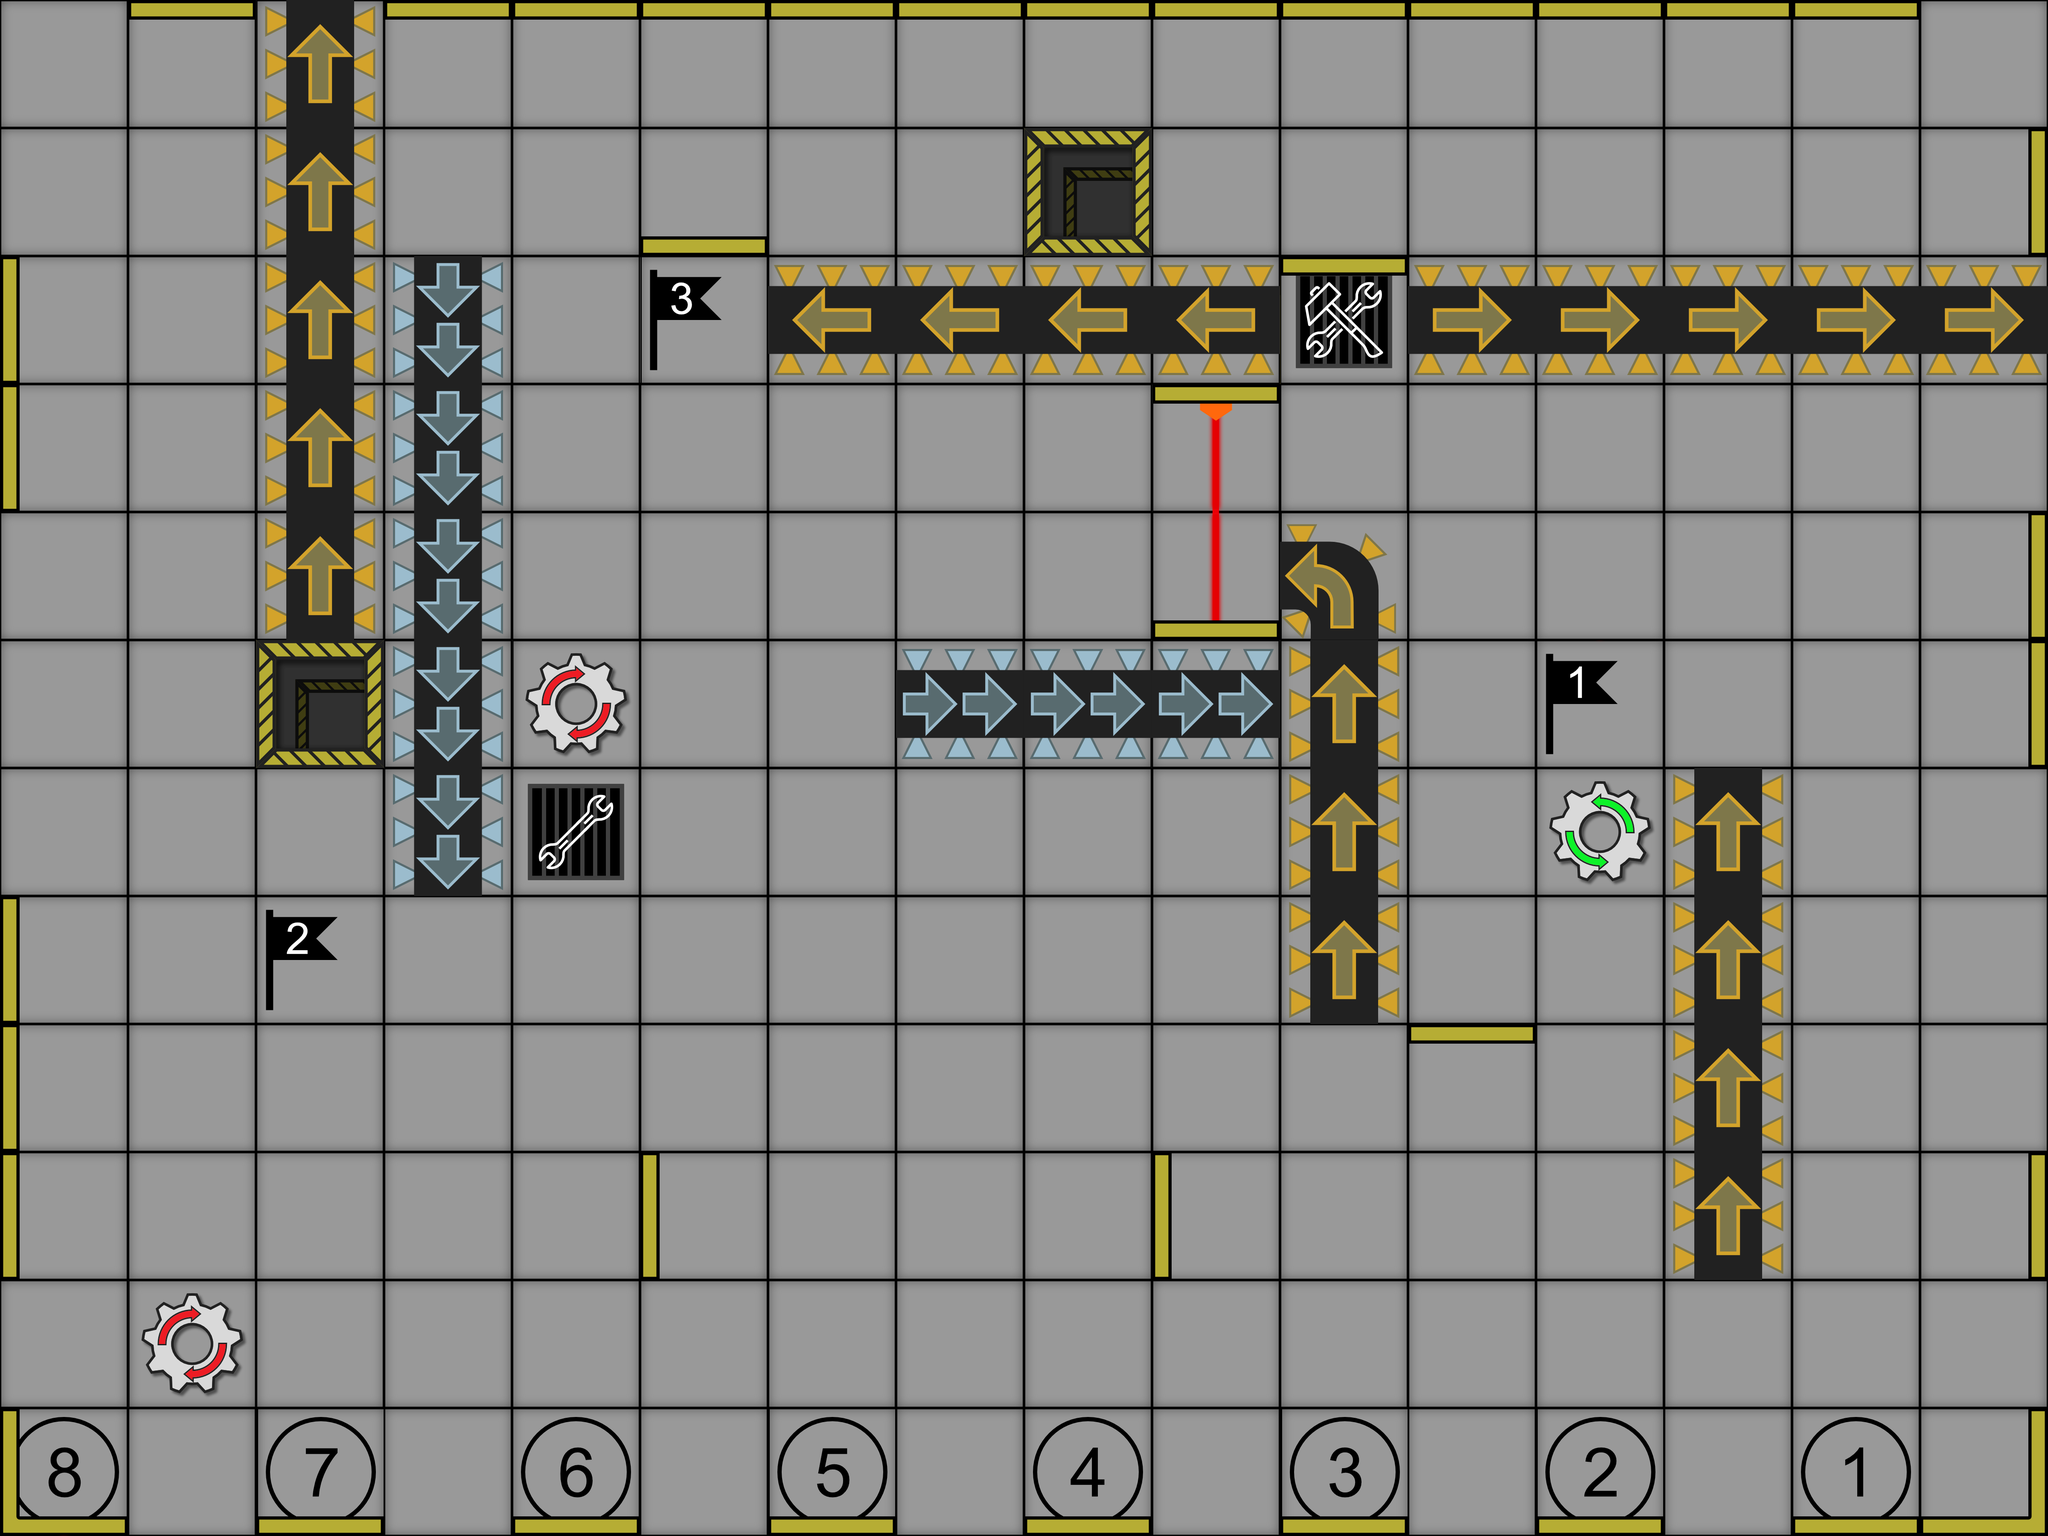

Rendered tile map (Tiled .tmx) drawn with the repository's tilesets; below, a short description and the full map source, tile grids included:
An orthogonal 16x12 tile map with 300x300 px tiles, 13 tile layers (Floor, StartPositions, FastConveyorBelt, SlowConveyorBelt, ...).

<map version="1.2" tiledversion="1.3.2" orientation="orthogonal" renderorder="right-down" compressionlevel="-1" width="16" height="12" tilewidth="300" tileheight="300" infinite="0" nextlayerid="14" nextobjectid="1">
 <tileset firstgid="1" source="tiles.tsx" />
 <layer id="1" name="Floor" width="16" height="12">
  <data encoding="csv">
5,5,5,5,5,5,5,5,5,5,5,5,5,5,5,5,
5,5,5,5,5,5,5,5,5,5,5,5,5,5,5,5,
5,5,5,5,5,5,5,5,5,5,5,5,5,5,5,5,
5,5,5,5,5,5,5,5,5,5,5,5,5,5,5,5,
5,5,5,5,5,5,5,5,5,5,5,5,5,5,5,5,
5,5,5,5,5,5,5,5,5,5,5,5,5,5,5,5,
5,5,5,5,5,5,5,5,5,5,5,5,5,5,5,5,
5,5,5,5,5,5,5,5,5,5,5,5,5,5,5,5,
5,5,5,5,5,5,5,5,5,5,5,5,5,5,5,5,
5,5,5,5,5,5,5,5,5,5,5,5,5,5,5,5,
5,5,5,5,5,5,5,5,5,5,5,5,5,5,5,5,
5,5,5,5,5,5,5,5,5,5,5,5,5,5,5,5
</data>
 </layer>
 <layer id="2" name="StartPositions" width="16" height="12">
  <data encoding="csv">
0,0,0,0,0,0,0,0,0,0,0,0,0,0,0,0,
0,0,0,0,0,0,0,0,0,0,0,0,0,0,0,0,
0,0,0,0,0,0,0,0,0,0,0,0,0,0,0,0,
0,0,0,0,0,0,0,0,0,0,0,0,0,0,0,0,
0,0,0,0,0,0,0,0,0,0,0,0,0,0,0,0,
0,0,0,0,0,0,0,0,0,0,0,0,0,0,0,0,
0,0,0,0,0,0,0,0,0,0,0,0,0,0,0,0,
0,0,0,0,0,0,0,0,0,0,0,0,0,0,0,0,
0,0,0,0,0,0,0,0,0,0,0,0,0,0,0,0,
0,0,0,0,0,0,0,0,0,0,0,0,0,0,0,0,
0,0,0,0,0,0,0,0,0,0,0,0,0,0,0,0,
132,0,131,0,130,0,129,0,124,0,123,0,122,0,121,0
</data>
 </layer>
 <layer id="3" name="FastConveyorBelt" width="16" height="12">
  <data encoding="csv">
0,0,0,0,0,0,0,0,0,0,0,0,0,0,0,0,
0,0,0,0,0,0,0,0,0,0,0,0,0,0,0,0,
0,0,0,21,0,0,0,0,0,0,0,0,0,0,0,0,
0,0,0,21,0,0,0,0,0,0,0,0,0,0,0,0,
0,0,0,21,0,0,0,0,0,0,0,0,0,0,0,0,
0,0,0,21,0,0,0,14,14,14,0,0,0,0,0,0,
0,0,0,21,0,0,0,0,0,0,0,0,0,0,0,0,
0,0,0,0,0,0,0,0,0,0,0,0,0,0,0,0,
0,0,0,0,0,0,0,0,0,0,0,0,0,0,0,0,
0,0,0,0,0,0,0,0,0,0,0,0,0,0,0,0,
0,0,0,0,0,0,0,0,0,0,0,0,0,0,0,0,
0,0,0,0,0,0,0,0,0,0,0,0,0,0,0,0
</data>
 </layer>
 <layer id="4" name="SlowConveyorBelt" width="16" height="12">
  <data encoding="csv">
0,0,49,0,0,0,0,0,0,0,0,0,0,0,0,0,
0,0,49,0,0,0,0,0,0,0,0,0,0,0,0,0,
0,0,49,0,0,0,51,51,51,51,0,52,52,52,52,52,
0,0,49,0,0,0,0,0,0,0,0,0,0,0,0,0,
0,0,49,0,0,0,0,0,0,0,34,0,0,0,0,0,
0,0,0,0,0,0,0,0,0,0,49,0,0,0,0,0,
0,0,0,0,0,0,0,0,0,0,49,0,0,49,0,0,
0,0,0,0,0,0,0,0,0,0,49,0,0,49,0,0,
0,0,0,0,0,0,0,0,0,0,0,0,0,49,0,0,
0,0,0,0,0,0,0,0,0,0,0,0,0,49,0,0,
0,0,0,0,0,0,0,0,0,0,0,0,0,0,0,0,
0,0,0,0,0,0,0,0,0,0,0,0,0,0,0,0
</data>
 </layer>
 <layer id="5" name="Hole" width="16" height="12">
  <data encoding="csv">
0,0,0,0,0,0,0,0,0,0,0,0,0,0,0,0,
0,0,0,0,0,0,0,0,6,0,0,0,0,0,0,0,
0,0,0,0,0,0,0,0,0,0,0,0,0,0,0,0,
0,0,0,0,0,0,0,0,0,0,0,0,0,0,0,0,
0,0,0,0,0,0,0,0,0,0,0,0,0,0,0,0,
0,0,6,0,0,0,0,0,0,0,0,0,0,0,0,0,
0,0,0,0,0,0,0,0,0,0,0,0,0,0,0,0,
0,0,0,0,0,0,0,0,0,0,0,0,0,0,0,0,
0,0,0,0,0,0,0,0,0,0,0,0,0,0,0,0,
0,0,0,0,0,0,0,0,0,0,0,0,0,0,0,0,
0,0,0,0,0,0,0,0,0,0,0,0,0,0,0,0,
0,0,0,0,0,0,0,0,0,0,0,0,0,0,0,0
</data>
 </layer>
 <layer id="6" name="Flag" width="16" height="12">
  <data encoding="csv">
0,0,0,0,0,0,0,0,0,0,0,0,0,0,0,0,
0,0,0,0,0,0,0,0,0,0,0,0,0,0,0,0,
0,0,0,0,0,71,0,0,0,0,0,0,0,0,0,0,
0,0,0,0,0,0,0,0,0,0,0,0,0,0,0,0,
0,0,0,0,0,0,0,0,0,0,0,0,0,0,0,0,
0,0,0,0,0,0,0,0,0,0,0,0,55,0,0,0,
0,0,0,0,0,0,0,0,0,0,0,0,0,0,0,0,
0,0,63,0,0,0,0,0,0,0,0,0,0,0,0,0,
0,0,0,0,0,0,0,0,0,0,0,0,0,0,0,0,
0,0,0,0,0,0,0,0,0,0,0,0,0,0,0,0,
0,0,0,0,0,0,0,0,0,0,0,0,0,0,0,0,
0,0,0,0,0,0,0,0,0,0,0,0,0,0,0,0
</data>
 </layer>
 <layer id="7" name="RotatingGear" width="16" height="12">
  <data encoding="csv">
0,0,0,0,0,0,0,0,0,0,0,0,0,0,0,0,
0,0,0,0,0,0,0,0,0,0,0,0,0,0,0,0,
0,0,0,0,0,0,0,0,0,0,0,0,0,0,0,0,
0,0,0,0,0,0,0,0,0,0,0,0,0,0,0,0,
0,0,0,0,0,0,0,0,0,0,0,0,0,0,0,0,
0,0,0,0,53,0,0,0,0,0,0,0,0,0,0,0,
0,0,0,0,0,0,0,0,0,0,0,0,54,0,0,0,
0,0,0,0,0,0,0,0,0,0,0,0,0,0,0,0,
0,0,0,0,0,0,0,0,0,0,0,0,0,0,0,0,
0,0,0,0,0,0,0,0,0,0,0,0,0,0,0,0,
0,53,0,0,0,0,0,0,0,0,0,0,0,0,0,0,
0,0,0,0,0,0,0,0,0,0,0,0,0,0,0,0
</data>
 </layer>
 <layer id="8" name="Hammer" width="16" height="12">
  <data encoding="csv">
0,0,0,0,0,0,0,0,0,0,0,0,0,0,0,0,
0,0,0,0,0,0,0,0,0,0,0,0,0,0,0,0,
0,0,0,0,0,0,0,0,0,0,7,0,0,0,0,0,
0,0,0,0,0,0,0,0,0,0,0,0,0,0,0,0,
0,0,0,0,0,0,0,0,0,0,0,0,0,0,0,0,
0,0,0,0,0,0,0,0,0,0,0,0,0,0,0,0,
0,0,0,0,0,0,0,0,0,0,0,0,0,0,0,0,
0,0,0,0,0,0,0,0,0,0,0,0,0,0,0,0,
0,0,0,0,0,0,0,0,0,0,0,0,0,0,0,0,
0,0,0,0,0,0,0,0,0,0,0,0,0,0,0,0,
0,0,0,0,0,0,0,0,0,0,0,0,0,0,0,0,
0,0,0,0,0,0,0,0,0,0,0,0,0,0,0,0
</data>
 </layer>
 <layer id="9" name="Wrench" width="16" height="12">
  <data encoding="csv">
0,0,0,0,0,0,0,0,0,0,0,0,0,0,0,0,
0,0,0,0,0,0,0,0,0,0,0,0,0,0,0,0,
0,0,0,0,0,0,0,0,0,0,0,0,0,0,0,0,
0,0,0,0,0,0,0,0,0,0,0,0,0,0,0,0,
0,0,0,0,0,0,0,0,0,0,0,0,0,0,0,0,
0,0,0,0,0,0,0,0,0,0,0,0,0,0,0,0,
0,0,0,0,15,0,0,0,0,0,0,0,0,0,0,0,
0,0,0,0,0,0,0,0,0,0,0,0,0,0,0,0,
0,0,0,0,0,0,0,0,0,0,0,0,0,0,0,0,
0,0,0,0,0,0,0,0,0,0,0,0,0,0,0,0,
0,0,0,0,0,0,0,0,0,0,0,0,0,0,0,0,
0,0,0,0,0,0,0,0,0,0,0,0,0,0,0,0
</data>
 </layer>
 <layer id="10" name="Robot" width="16" height="12">
  <data encoding="csv">
0,0,0,0,0,0,0,0,0,0,0,0,0,0,0,0,
0,0,0,0,0,0,0,0,0,0,0,0,0,0,0,0,
0,0,0,0,0,0,0,0,0,0,0,0,0,0,0,0,
0,0,0,0,0,0,0,0,0,0,0,0,0,0,0,0,
0,0,0,0,0,0,0,0,0,0,0,0,0,0,0,0,
0,0,0,0,0,0,0,0,0,0,0,0,0,0,0,0,
0,0,0,0,0,0,0,0,0,0,0,0,0,0,0,0,
0,0,0,0,0,0,0,0,0,0,0,0,0,0,0,0,
0,0,0,0,0,0,0,0,0,0,0,0,0,0,0,0,
0,0,0,0,0,0,0,0,0,0,0,0,0,0,0,0,
0,0,0,0,0,0,0,0,0,0,0,0,0,0,0,0,
0,0,0,0,0,0,0,0,0,0,0,0,0,0,0,0
</data>
 </layer>
 <layer id="11" name="Laser" width="16" height="12">
  <data encoding="csv">
0,0,0,0,0,0,0,0,0,0,0,0,0,0,0,0,
0,0,0,0,0,0,0,0,0,0,0,0,0,0,0,0,
0,0,0,0,0,0,0,0,0,0,0,0,0,0,0,0,
0,0,0,0,0,0,0,0,0,47,0,0,0,0,0,0,
0,0,0,0,0,0,0,0,0,47,0,0,0,0,0,0,
0,0,0,0,0,0,0,0,0,0,0,0,0,0,0,0,
0,0,0,0,0,0,0,0,0,0,0,0,0,0,0,0,
0,0,0,0,0,0,0,0,0,0,0,0,0,0,0,0,
0,0,0,0,0,0,0,0,0,0,0,0,0,0,0,0,
0,0,0,0,0,0,0,0,0,0,0,0,0,0,0,0,
0,0,0,0,0,0,0,0,0,0,0,0,0,0,0,0,
0,0,0,0,0,0,0,0,0,0,0,0,0,0,0,0
</data>
 </layer>
 <layer id="12" name="Walls" width="16" height="12">
  <data encoding="csv">
0,31,0,31,31,31,31,31,31,31,31,31,31,31,31,0,
0,0,0,0,0,29,0,0,0,0,0,0,0,0,0,23,
30,0,0,0,0,0,0,0,0,0,31,0,0,0,0,0,
30,0,0,0,0,0,0,0,0,31,0,0,0,0,0,0,
0,0,0,0,0,0,0,0,0,29,0,0,0,0,0,23,
0,0,0,0,0,0,0,0,0,0,0,0,0,0,0,23,
0,0,0,0,0,0,0,0,0,0,0,0,0,0,0,0,
30,0,0,0,0,0,0,0,0,0,0,0,0,0,0,0,
30,0,0,0,0,0,0,0,0,0,0,31,0,0,0,0,
30,0,0,0,0,30,0,0,0,30,0,0,0,0,0,23,
0,0,0,0,0,0,0,0,0,0,0,0,0,0,0,0,
32,0,29,0,29,0,29,0,29,0,29,0,29,0,29,8
</data>
 </layer>
 <layer id="13" name="Cannon" width="16" height="12">
  <data encoding="csv">
0,0,0,0,0,0,0,0,0,0,0,0,0,0,0,0,
0,0,0,0,0,0,0,0,0,0,0,0,0,0,0,0,
0,0,0,0,0,0,0,0,0,0,0,0,0,0,0,0,
0,0,0,0,0,0,0,0,0,45,0,0,0,0,0,0,
0,0,0,0,0,0,0,0,0,0,0,0,0,0,0,0,
0,0,0,0,0,0,0,0,0,0,0,0,0,0,0,0,
0,0,0,0,0,0,0,0,0,0,0,0,0,0,0,0,
0,0,0,0,0,0,0,0,0,0,0,0,0,0,0,0,
0,0,0,0,0,0,0,0,0,0,0,0,0,0,0,0,
0,0,0,0,0,0,0,0,0,0,0,0,0,0,0,0,
0,0,0,0,0,0,0,0,0,0,0,0,0,0,0,0,
0,0,0,0,0,0,0,0,0,0,0,0,0,0,0,0
</data>
 </layer>
</map>
